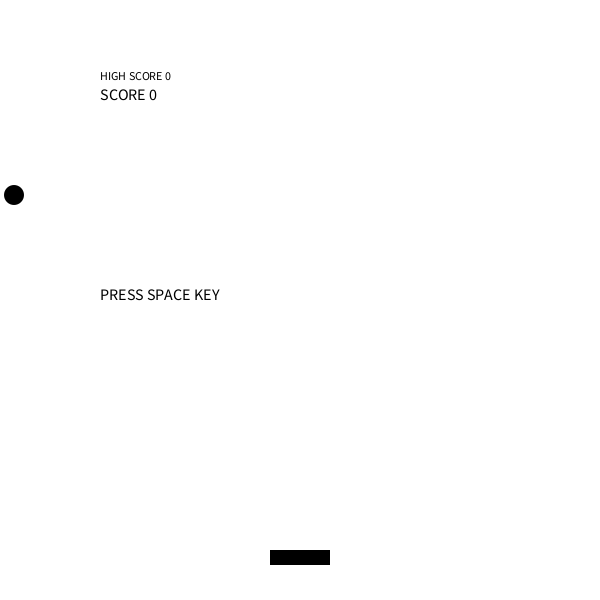
Frame 1 (no input)
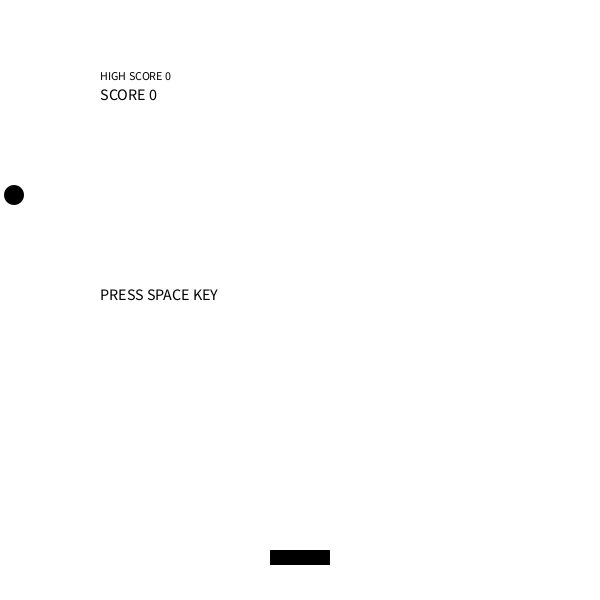
Frame 2 (the mouse pressed at the canvas centre, redrawn once)

The Processing sketch that drew these frames (run headless with seeded random() and noise(); the mouse was pressed at the canvas centre and the sketch redrawn once):

// Processing sketch: RacketBall
// ── RacketBall.pde
int racketX=270, racketSize=60;
float ballX=10, ballY=200;
float xSpeed=4, ySpeed=-5;
int score=0, highScore=0;
int initFlg=1;

void setup() {
  size(600, 600);
  noStroke();
}

void draw() {
  background(255);
  if (initFlg==1) racketBallInit();
  if (racketX+60<=600 && keyPressed && key==CODED && keyCode==RIGHT)
    racketX+=7;
  if (racketX>=0 && keyPressed && key==CODED && keyCode==LEFT)
    racketX-=7;
  if (ballX-10<0 || ballX+10>600)
    xSpeed=xSpeed*-1;
  if (ballY-10<0)
    ySpeed=ySpeed*-1;
  if (ballY+10>=555 && ballX>=racketX-5 && ballX<=racketX+racketSize+5) {
    ySpeed=ySpeed*-1.05;
    xSpeed=xSpeed*1.05;
    score++;
  }
  if (score>=highScore) highScore=score;
  if (ballY+10>600) {
    initFlg=1;
  }
  ballX+=xSpeed;
  ballY+=ySpeed;
  fill(0);
  rect(racketX, 550, racketSize, 15);
  ellipse(ballX, ballY, 20, 20);
  textSize(16);
  text("SCORE "+score, 100, 100);
  textSize(12);
  text("HIGH SCORE "+highScore, 100, 80);
}

void racketBallInit() {
  racketX=270;
  ballX=10;
  ballY=200;
  xSpeed=4;
  ySpeed=-5;
  score=0;
  noLoop();
  fill(0);
  textSize(16);
  text("PRESS SPACE KEY", 100, 300);
  //text("USE RIGHT/LEFT KEY",100,540);
}

void keyReleased() {
  if (key==' ') {
    initFlg=0;
    loop();
  }
}
